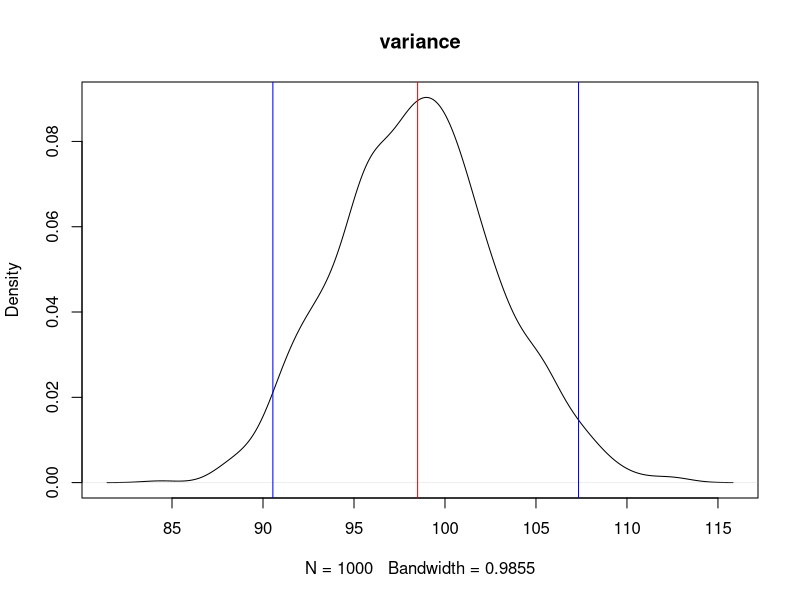

Source code (R):
set.seed(1111)
#generate normal random data
mu1=10
sd1=10
n=1000
r=rnorm(n,mu1,sd1)
rmean=mean(r)
rvar=var(r)
rsum=sum((r-mu1)^2)

#prior parameters
a1=0.1
b1=0.1

#posterior parameters
a2=a1+n/2
b2=b1+rsum/2
a2
b2

#generate random precisions from the posterior distribution
g=rgamma(1000,a2,b2)

#calculate variances from the random precisions
ig=1/g

#plot the distribution of variances
plot(density(ig),main='variance')
abline(v=mean(ig),col='red')
abline(v=quantile(ig,c(0.025,0.975)),col='blue')
mean(ig)
quantile(ig,c(0.025,0.975))

#analytical values for inverse gamma distribution
igmean=b2/(a2-1)
ivar=(b2^2)/(((a2-1)^2)*(a2-2))
igCI=c(igmean-1.96*sqrt(ivar),igmean+1.96*sqrt(ivar))
igmean
igCI
